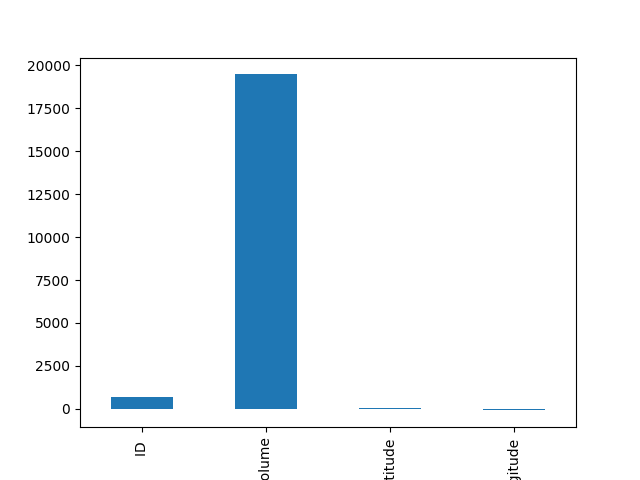

Source code (Python):
'''William Alec Akin
Purdue University Global
IN300 - Programming for Data Analysis (Python, R, Java)
Dr. Robert Kayl
Unit 8 Assignment - Python Source Code
June 26th, 2022

Description: Wrte a Python program to plot a bar chart using MatPlotLib and the average for the
"Average_Daily_Traffic_Counts.csv" dataset file. Be sure to get the Mean of the dataset. For example,
data.mean(axis = 0) would return the mean of the dataset for each column. (Hint: data is in the Pandas dataframe)

'''

# Import required modules and libraries
import pandas as pd
import matplotlib.pyplot as plt


# Read in the file Average_Daily_Traffic_Counts.csv with pandas
data = pd.read_csv('Average_Daily_Traffic_Counts.csv')

# Get the mean of the data
result = data.mean(axis = 0)

# Plot the mean values of the data set
result.plot(kind = 'bar')

# Display the bar chart
plt.savefig("IN300_WilliamAlecAkin_Unit8_Q3_Python.png")